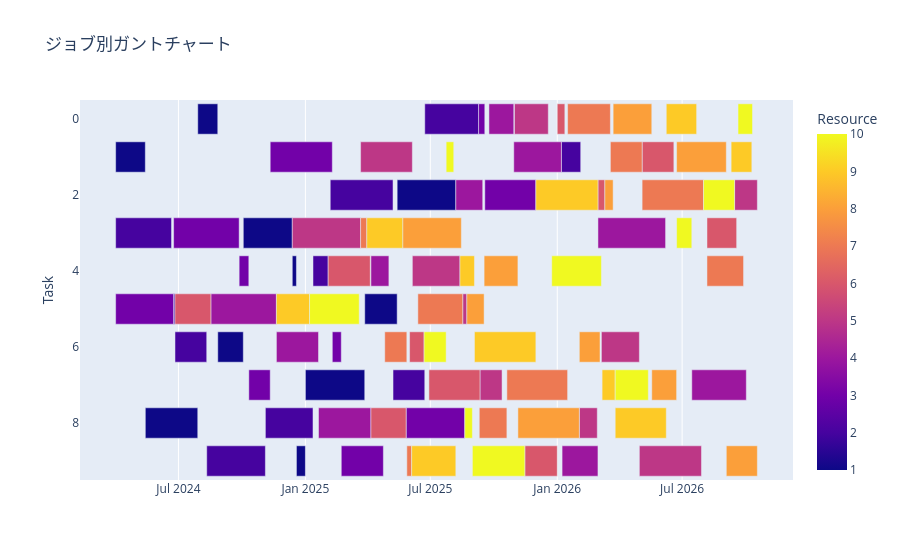

Notebook cell for this chart:
### Code cell
import plotly.express as px
import plotly.io as pio
import pandas as pd
import numpy as np
import datetime
from datetime import timedelta
import matplotlib.pyplot as plt


#d1 = datetime.date(2024, 3, 31)

d1 = datetime.date(2024, 4, 1)

#d1 = datetime.timedelta()

#print(df1)

#print(d1)
date_st = []
date_ed = []
for i in range(len(df1)):
    d_st = df1['ST_T'].iloc[i]
    d_ed = df1['ED_T'].iloc[i]
    #print(d_st)
    date_st.append(d1 + datetime.timedelta(days=int(d_st)))
    #df1['ST_T'].iloc[i] = date_st
    date_ed.append(d1 + datetime.timedelta(days=int(d_ed)))
    #df1['ED_T'].iloc[i] = date_ed


data = []
for i in range(len(df1)):
    data.append(dict(Task=df1['JB_No'].iloc[i], Start=date_st[i], Finish=date_ed[i], Resource=df1['MC_No'].iloc[i]))
    
df = pd.DataFrame(data)


fig = px.timeline(df, x_start="Start", x_end="Finish", y="Task", color="Resource", title='ジョブ別ガントチャート')
fig.update_yaxes(autorange="reversed") # otherwise tasks are listed from the bottom up
